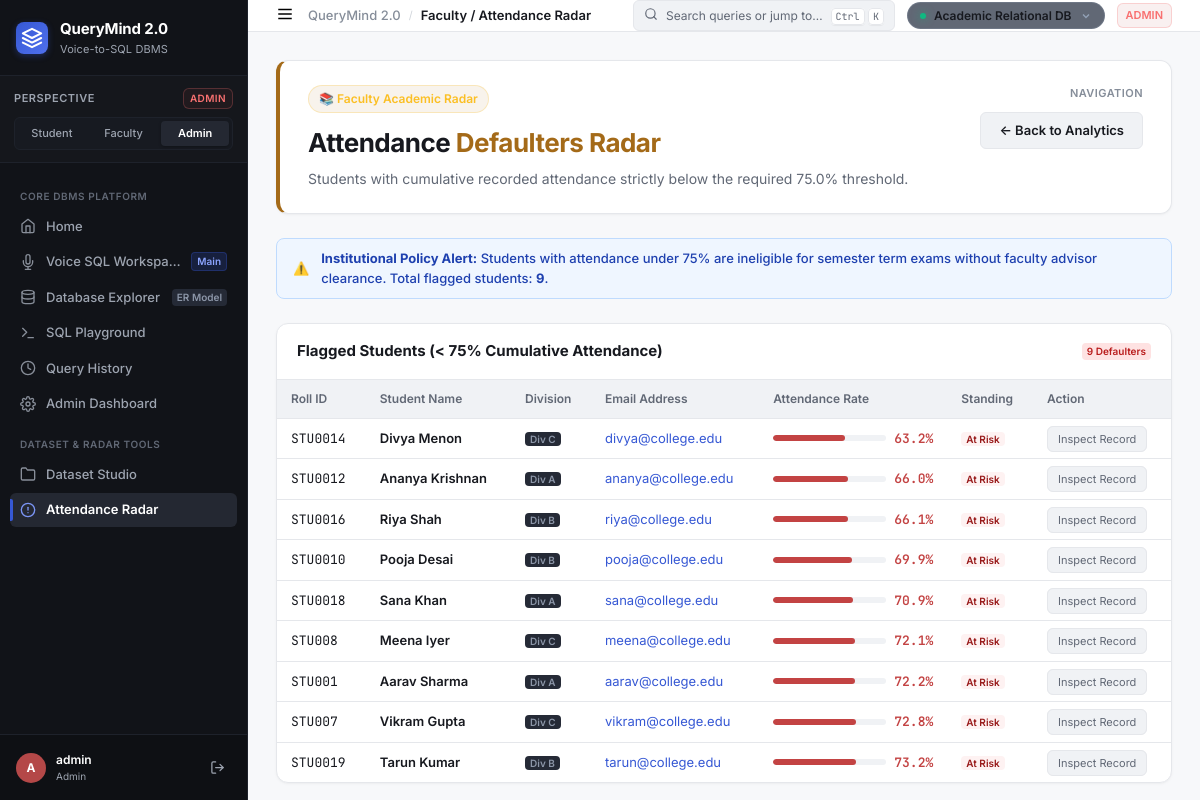
Page /defaulters on the committed database.
### tables this page shows
CREATE TABLE dataset_registry (
            id           INTEGER PRIMARY KEY AUTOINCREMENT,
            table_name   TEXT NOT NULL UNIQUE,
            display_name TEXT NOT NULL,
            row_count    INTEGER DEFAULT 0,
            col_count    INTEGER DEFAULT 0,
            columns_json TEXT,
            uploaded_by  TEXT,
            uploaded_at  TEXT DEFAULT (datetime('now'))
        );

CREATE TABLE students (
        student_id INTEGER PRIMARY KEY AUTOINCREMENT,
        name       TEXT NOT NULL,
        division   TEXT NOT NULL,
        email      TEXT
    );

### app.py (the view)
@app.route("/defaulters")
@login_required
def defaulters():
    if session.get("role") not in ("admin", "teacher"):
        flash("Only faculty and administration can view attendance radars.", "danger")
        return redirect(url_for("dashboard"))
    return render_template("defaulters.html",
                           defaulters=get_defaulters(threshold=75.0),
                           role=session["role"])

### app.py (called while the page is built, shortened)
def login_required(f):
    from functools import wraps
    @wraps(f)
    def wrapper(*args, **kwargs):
        if "user_id" not in session:
            flash("Please log in to continue.", "warning")
            return redirect(url_for("login"))
        return f(*args, **kwargs)
    return wrapper

@app.before_request
def ensure_default_session():
    if "user_id" not in session:
        session["user_id"] = 1
        session["username"] = "admin"
        session["role"] = "admin"

@app.context_processor
def inject_global_ui_context():
    try:
        datasets = get_uploaded_datasets()
    except Exception:
        datasets = []
    active_table = session.get("active_dataset_table", "academic")
    active_name = "Academic Relational DB"
    if active_table == "all":
        active_name = "All Connected Tables"
    return {
        "current_role": session.get("role", "admin"),
        "current_username": session.get("username", "admin"),
        "global_datasets": datasets,
        "active_dataset_table": active_table,
        "active_dataset_name": active_name,
    }

### db/database.py (called while the page is built, shortened)
def _conn():
    conn = sqlite3.connect(DB_PATH)
    conn.row_factory = sqlite3.Row          # rows accessible as dicts
    conn.execute("PRAGMA foreign_keys = ON")
    conn.execute("PRAGMA journal_mode = WAL")
    return conn

def get_defaulters(threshold=75.0):
    conn = _conn()
    rows = conn.execute("""
        SELECT s.student_id, s.name, s.division, s.email,
               ROUND(AVG(a.attendance_percentage), 1) as avg_attendance
        FROM students s
        JOIN attendance a ON s.student_id = a.student_id
        GROUP BY s.student_id, s.name, s.division, s.email
        HAVING avg_attendance < ?
        ORDER BY avg_attendance ASC
    """, (threshold,)).fetchall()
    conn.close()
    return [dict(r) for r in rows]

def _setup_registry():
    conn = _conn()
    conn.execute("""
        CREATE TABLE IF NOT EXISTS dataset_registry (
            id           INTEGER PRIMARY KEY AUTOINCREMENT,
            table_name   TEXT NOT NULL UNIQUE,
            display_name TEXT NOT NULL,
            row_count    INTEGER DEFAULT 0,
            col_count    INTEGER DEFAULT 0,
            columns_json TEXT,
            uploaded_by  TEXT,
            uploaded_at  TEXT DEFAULT (datetime('now'))
        )
    """)
    conn.commit()
    count = conn.execute("SELECT COUNT(*) FROM dataset_registry").fetchone()[0]
    conn.close()

### templates/defaulters.html (shortened to what this page needs)
{% extends "base.html" %}
{% block breadcrumb %}Faculty / Attendance Radar{% endblock %}
{% block content %}
<div class="workspace-view">
  <div class="role-hero" style="border-left: 4px solid var(--role-faculty);">
    <div class="role-hero-left">
      <div class="role-badge-lg badge-teacher">
        📚 Faculty Academic Radar
      </div>
      <h1>Attendance <span style="color:var(--role-faculty);">Defaulters Radar</span></h1>
      <p class="hero-sub">Students with cumulative recorded attendance strictly below the required 75.0% threshold.</p>
    </div>
    <div class="dataset-switcher-box">
      <span class="switcher-label">Navigation</span>
      <a href="{{ url_for('dashboard') }}" class="btn-query" style="background:var(--surface-secondary); color:var(--text-primary); border:1px solid var(--border-subtle); margin-top:4px;">
        ← Back to Analytics
      </a>
    </div>
  </div>
  <div class="flash-alert flash-warning" style="margin-bottom: 24px;">
    <div class="flash-icon">⚠️</div>
    <div class="flash-msg">
      <strong>Institutional Policy Alert:</strong> Students with attendance under 75% are ineligible for semester term exams without faculty advisor clearance. Total flagged students: <strong>{{ defaulters|length }}</strong>.
    </div>
  </div>
  <div class="gov-card">
    <div class="gov-card-header">
      <h3>Flagged Students (&lt; 75% Cumulative Attendance)</h3>
      <span class="nav-meta-badge" style="background:#FEE2E2; color:#B91C1C;">{{ defaulters|length }} Defaulters</span>
    </div>
    <div class="table-container" style="border:none; border-radius:0; margin-bottom:0;">
      <table class="data-table">
        <thead>
          <tr>
            <th>Roll ID</th>
            <th>Student Name</th>
            <th>Division</th>
            <th>Email Address</th>
            <th>Attendance Rate</th>
            <th>Standing</th>
            <th>Action</th>
          </tr>
        </thead>
        <tbody>
          {% for d in defaulters %}
          <tr>
            <td style="font-family:var(--font-mono);">STU00{{ d.student_id }}</td>
            <td style="font-weight:600;">{{ d.name }}</td>
            <td><span class="nav-meta-badge">Div {{ d.division }}</span></td>
            <td><a href="mailto:{{ d.email }}" style="color:var(--accent-primary);">{{ d.email }}</a></td>
            <td>
              <div class="attendance-cell">
                <div class="att-bar-bg" style="width:100px;">
                  <div class="att-bar-fill att-bad" style="width: {{ d.avg_attendance }}%;"></div>
                </div>
                <span style="font-family:var(--font-mono); font-weight:600; color:var(--status-danger);">
                  {{ "%.1f"|format(d.avg_attendance) }}%
                </span>
              </div>
            </td>
            <td><span class="nav-meta-badge" style="background:#FEF2F2; color:#991B1B;">At Risk</span></td>
            <td>
              <a href="{{ url_for('portal2') }}?q=Show+details+for+student+{{ d.name }}" class="chip" style="font-size:11px;">
                Inspect Record
              </a>
            </td>
          </tr>
          {% endfor %}
        </tbody>
      </table>
    </div>
  </div>
</div>
{% endblock %}

### templates/base.html (shortened to what this page needs)
<!DOCTYPE html>
<html lang="en">
<head>
  <link rel="stylesheet" href="{{ url_for('static', filename='css/style.css') }}" />
</head>
<body class="app-shell role-{{ current_role }}">
  <aside class="sidebar-rail">
    <div class="sidebar-brand">
      <a href="{{ url_for('home') }}" class="brand-link">
        <div class="brand-logo-mark">
          <svg width="22" height="22" viewBox="0 0 24 24" fill="none" stroke="currentColor" stroke-width="2.2" stroke-linecap="round" stroke-linejoin="round">
            <polygon points="12 2 2 7 12 12 22 7 12 2"></polygon>
            <polyline points="2 17 12 22 22 17"></polyline>
            <polyline points="2 12 12 17 22 12"></polyline>
          </svg>
        </div>
        <div class="brand-text-block">
          <span class="brand-title">QueryMind 2.0</span>
          <span class="brand-tagline">Voice-to-SQL DBMS</span>
        </div>
      </a>
    </div>
    <div class="role-perspective-box">
      <div class="rpb-header">
        <span class="rpb-label">Perspective</span>
        <span class="rpb-role-badge badge-{{ current_role }}">{{ current_role|upper }}</span>
      </div>
      <div class="role-pills">
        <a href="{{ url_for('switch_role', target_role='student') }}"
           class="role-pill {% if current_role == 'student' %}active{% endif %}" title="Switch to Student Perspective (Aarav Sharma)">
          Student
        </a>
        <a href="{{ url_for('switch_role', target_role='teacher') }}"
           class="role-pill {% if current_role in ('teacher', 'faculty') %}active{% endif %}" title="Switch to Faculty Perspective (Prof. Sharma)">
          Faculty
        </a>
        <a href="{{ url_for('switch_role', target_role='admin') }}"
           class="role-pill {% if current_role == 'admin' %}active{% endif %}" title="Switch to Administrator Governance">
          Admin
        </a>
      </div>
    </div>
    <nav class="sidebar-nav">
      <div class="nav-group-header">Core DBMS Platform</div>
      <a href="{{ url_for('home') }}" class="nav-item {% if request.endpoint == 'home' %}active{% endif %}">
        <span class="nav-icon">
          <svg width="16" height="16" viewBox="0 0 24 24" fill="none" stroke="currentColor" stroke-width="2" stroke-linecap="round" stroke-linejoin="round">
            <path d="M3 9l9-7 9 7v11a2 2 0 0 1-2 2H5a2 2 0 0 1-2-2z"></path>
            <polyline points="9 22 9 12 15 12 15 22"></polyline>
          </svg>
        </span>
        <span class="nav-label">Home</span>
      </a>
      <a href="{{ url_for('voice_sql_workspace') }}" class="nav-item {% if request.endpoint in ('voice_sql_workspace', 'workspace') %}active{% endif %}">
        <span class="nav-icon">
        </span>
        <span class="nav-label">Voice SQL Workspace</span>
        <span class="nav-meta-badge voice-pulse">Main</span>
      </a>
      <a href="{{ url_for('database_explorer') }}" class="nav-item {% if request.endpoint == 'database_explorer' %}active{% endif %}">
        <span class="nav-icon">
          <svg width="16" height="16" viewBox="0 0 24 24" fill="none" stroke="currentColor" stroke-width="2" stroke-linecap="round" stroke-linejoin="round">
            <ellipse cx="12" cy="5" rx="9" ry="3"></ellipse>
            <path d="M21 12c0 1.66-4 3-9 3s-9-1.34-9-3"></path>
            <path d="M3 5v14c0 1.66 4 3 9 3s9-1.34 9-3V5"></path>
          </svg>
        </span>
        <span class="nav-label">Database Explorer</span>
        <span class="nav-meta-badge">ER Model</span>
      </a>
      <a href="{{ url_for('sql_playground') }}" class="nav-item {% if request.endpoint == 'sql_playground' %}active{% endif %}">
        <span class="nav-icon">
          <svg width="16" height="16" viewBox="0 0 24 24" fill="none" stroke="currentColor" stroke-width="2" stroke-linecap="round" stroke-linejoin="round">
            <polyline points="4 17 10 11 4 5"></polyline>
            <line x1="12" y1="19" x2="20" y2="19"></line>
          </svg>
        </span>
        <span class="nav-label">SQL Playground</span>
      </a>
      <a href="{{ url_for('history') }}" class="nav-item {% if request.endpoint == 'history' %}active{% endif %}">
        <span class="nav-icon">
          <svg width="16" height="16" viewBox="0 0 24 24" fill="none" stroke="currentColor" stroke-width="2" stroke-linecap="round" stroke-linejoin="round">
            <circle cx="12" cy="12" r="10"></circle>
            <polyline points="12 6 12 12 16 14"></polyline>
          </svg>
        </span>
        <span class="nav-label">Query History</span>
      </a>
      <a href="{{ url_for('admin_dashboard') }}" class="nav-item {% if request.endpoint in ('admin_dashboard', 'dashboard') %}active{% endif %}">
        <span class="nav-icon">
        </span>
        <span class="nav-label">Admin Dashboard</span>
      </a>
      <div class="nav-group-header">Dataset &amp; Radar Tools</div>
      <a href="{{ url_for('portal1') }}" class="nav-item {% if request.endpoint == 'portal1' %}active{% endif %}">
        <span class="nav-icon">
          <svg width="16" height="16" viewBox="0 0 24 24" fill="none" stroke="currentColor" stroke-width="2" stroke-linecap="round" stroke-linejoin="round">
            <path d="M22 19a2 2 0 0 1-2 2H4a2 2 0 0 1-2-2V5a2 2 0 0 1 2-2h5l2 3h9a2 2 0 0 1 2 2z"></path>
          </svg>
        </span>
        <span class="nav-label">Dataset Studio</span>
      </a>
      {% if current_role in ('admin', 'teacher') %}
      <a href="{{ url_for('defaulters') }}" class="nav-item {% if request.endpoint == 'defaulters' %}active{% endif %}">
        <span class="nav-icon">
          <svg width="16" height="16" viewBox="0 0 24 24" fill="none" stroke="currentColor" stroke-width="2" stroke-linecap="round" stroke-linejoin="round">
            <circle cx="12" cy="12" r="10"></circle>
            <line x1="12" y1="8" x2="12" y2="12"></line>
            <line x1="12" y1="16" x2="12.01" y2="16"></line>
          </svg>
        </span>
        <span class="nav-label">Attendance Radar</span>
      </a>
      {% endif %}
    </nav>
    <div class="sidebar-footer">
      <div class="user-profile-strip">
        <div class="user-avatar avatar-{{ current_role }}">
          {{ current_username[0]|upper }}
        </div>
        <div class="user-info">
          <span class="user-name">{{ current_username }}</span>
          <span class="user-role-text">{{ current_role|title }}</span>
        </div>
        <a href="{{ url_for('logout') }}" class="btn-logout" title="Log out">
          <svg width="15" height="15" viewBox="0 0 24 24" fill="none" stroke="currentColor" stroke-width="2" stroke-linecap="round" stroke-linejoin="round">
            <path d="M9 21H5a2 2 0 0 1-2-2V5a2 2 0 0 1 2-2h4"></path>
            <polyline points="16 17 21 12 16 7"></polyline>
            <line x1="21" y1="12" x2="9" y2="12"></line>
          </svg>
        </a>
      </div>
    </div>
  </aside>
  <div class="app-main-layout">
    <header class="workspace-topbar">
      <div class="topbar-left">
        <button type="button" class="mobile-drawer-btn" onclick="toggleMobileSidebar()" aria-label="Toggle navigation drawer">
          <svg width="18" height="18" viewBox="0 0 24 24" fill="none" stroke="currentColor" stroke-width="2">
            <line x1="3" y1="12" x2="21" y2="12"></line>
            <line x1="3" y1="6" x2="21" y2="6"></line>
            <line x1="3" y1="18" x2="21" y2="18"></line>
          </svg>
        </button>
        <nav class="breadcrumb-trail" aria-label="Breadcrumb">
          <span class="bc-root">QueryMind 2.0</span>
          <span class="bc-sep">/</span>
          <span class="bc-current">
            {% block breadcrumb %}{% endblock %}
          </span>
        </nav>
      </div>
      <div class="topbar-right">
        <button type="button" class="command-palette-trigger" onclick="openCommandPalette()">
          <span class="cpt-icon">
            <svg width="14" height="14" viewBox="0 0 24 24" fill="none" stroke="currentColor" stroke-width="2" stroke-linecap="round" stroke-linejoin="round">
              <circle cx="11" cy="11" r="8"></circle>
              <line x1="21" y1="21" x2="16.65" y2="16.65"></line>
            </svg>
          </span>
          <span class="cpt-text">Search queries or jump to…</span>
          <span class="cpt-shortcut"><kbd>Ctrl</kbd> <kbd>K</kbd></span>
        </button>
        <div class="dataset-switcher-wrapper" id="topbarDatasetDropdown">
          <button type="button" class="dataset-switcher-btn" onclick="toggleDatasetMenu(event)" title="Active dataset scope &bull; Click to switch">
            <span class="dsp-dot"></span>
            <span class="dsp-name">{{ active_dataset_name }}</span>
            <svg class="dsp-chevron" width="12" height="12" viewBox="0 0 24 24" fill="none" stroke="currentColor" stroke-width="2.5">
              <polyline points="6 9 12 15 18 9"></polyline>
            </svg>
          </button>
        </div>
        <span class="topbar-role-badge badge-{{ current_role }}">
          {{ current_role|upper }}
        </span>
      </div>
    </header>
    <main class="content-canvas">
      {% block content %}{% endblock %}
    </main>
  </div>
</body>
</html>

### rows in the picture
dataset_registry: uploaded_by "ADMIN", uploaded_by "admin", uploaded_by "Admin"
students: student_id "14", name "Divya Menon", division "C", email "divya@college.edu", avg_attendance "63.2"
students: student_id "12", name "Ananya Krishnan", division "A", email "ananya@college.edu", avg_attendance "66.0"
students: student_id "16", name "Riya Shah", division "B", email "riya@college.edu", avg_attendance "66.1"
students: student_id "10", name "Pooja Desai", division "B", email "pooja@college.edu", avg_attendance "69.9"
students: student_id "18", name "Sana Khan", division "A", email "sana@college.edu", avg_attendance "70.9"
students: student_id "8", name "Meena Iyer", division "C", email "meena@college.edu", avg_attendance "72.1"
students: student_id "1", name "Aarav Sharma", division "A", email "aarav@college.edu", avg_attendance "72.2"
students: student_id "7", name "Vikram Gupta", division "C", email "vikram@college.edu", avg_attendance "72.8"
students: student_id "19", name "Tarun Kumar", division "B", email "tarun@college.edu", avg_attendance "73.2"

### other values in the picture
{{ current_username[0]|upper }} "A"
{{ active_dataset_name }} "Academic Relational DB"
{{ defaulters|length }} "9"
